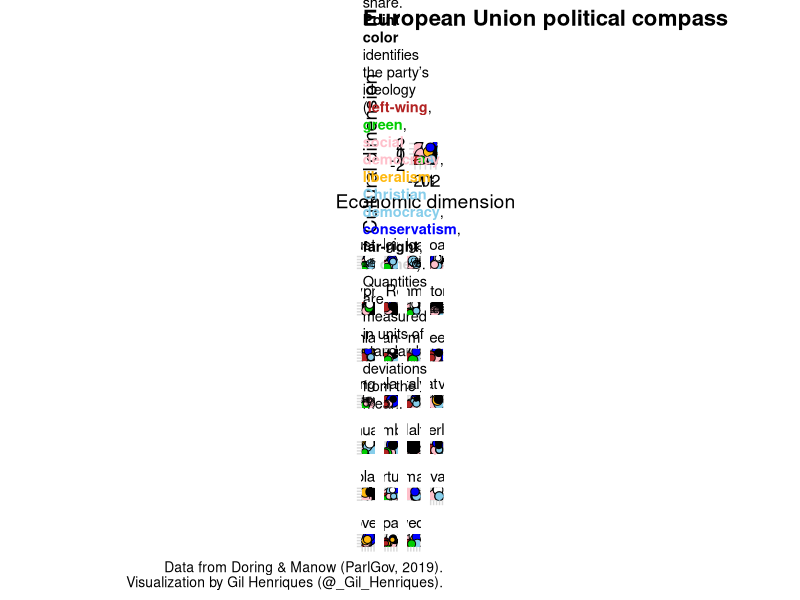

The R script that drew this image:
# goal: make shiny app - menu for countries, for ideologies
# could also add additional axes (EU anti pro, general left-right)
# hover over points to see names and highlights other parties of same country?
#data = http://www.parlgov.org/data/table/view_party/

library(tidyverse)
df <- read_csv("EU_political_compass/view_party.csv")
df_el <- read_csv("EU_political_compass/view_election.csv")
df_el %>% glimpse()

european_union <- c("Austria","Belgium","Bulgaria","Croatia","Cyprus",
                   "Czech Republic","Denmark","Estonia","Finland","France",
                   "Germany","Greece","Hungary","Ireland","Italy","Latvia",
                   "Lithuania","Luxembourg","Malta","Netherlands","Poland",
                   "Portugal","Romania","Slovakia","Slovenia","Spain",
                   "Sweden")

df_el %>% 
  filter(country_name %in% european_union) %>% 
  group_by(country_name) %>% 
  filter(election_type == "parliament") %>% 
  filter(election_date == max(election_date),
         seats >= 1) %>% 
  select(country_name, party_name_short, party_name_english, vote_share) %>% 
  ungroup() %>% 
  left_join(df) %>% 
  mutate(family = case_when(
    family_name == "Communist/Socialist" ~ "Left",
    family_name == "Green/Ecologist" ~ "Green",
    family_name == "Right-wing" ~ "Far-right",
    family_name == "Special issue" ~ "Other",
    family_name == "Agrarian" ~ "Other",
    family_name == "no family" ~ "Other",
    family_name == "to be coded" ~ "Other",
    TRUE ~ family_name
  )) %>% 
  mutate(family = factor(family)) %>% 
  mutate(family = fct_reorder(family, left_right, mean)) %>% 
  mutate_at(c("state_market", "liberty_authority"), ~(scale(.) %>% as.vector)) -> df_plot

color_scale <- c("firebrick", "green3", "pink", "darkgoldenrod1", "skyblue", "blue", "black", "white")

p1 <- df_plot %>% 
  ggplot(aes(x = state_market, y = liberty_authority, fill = family, size = vote_share)) +
  geom_hline(yintercept = 0, color = "darkgrey") +
  geom_vline(xintercept = 0, color = "darkgrey") +
  geom_point(shape = 21, color = "black", show.legend = FALSE) +
  scale_fill_manual(values = color_scale) +
  scale_color_manual(values = color_scale) +
  scale_size_continuous(guide = F) +
  #ggrepel::geom_text_repel(aes(label = party_name_short), size = 2.5, force = 1) +
  cowplot::theme_minimal_grid() +
  theme(plot.title.position = "plot",
        plot.subtitle = ggtext::element_textbox_simple(size = 10.5),
        plot.caption = element_text(size = 10)) +
  coord_fixed(ratio=1) +
  labs(x = "Economic dimension", y = "Cultural dimension", 
       title = "European Union political compass",
       subtitle = "Each point represents a political party from an EU member state with at least one MP.<br>
                  **Point size** is proportional to the party's vote share.<br>
                  **Point color** identifies the party's ideology (**<span style = 'color:firebrick;'>left-wing</span>**, 
                  **<span style = 'color:green3;'>green</span>**, **<span style = 'color:pink;'>social democracy</span>**,
                  **<span style = 'color:darkgoldenrod1;'>liberalism</span>**, **<span style = 'color:skyblue;'>Christian democracy</span>**,
                  **<span style = 'color:blue;'>conservatism</span>**, **<span style = 'color:black;'>far-right</span>**, or 
                  **<span style = 'color:lightgray;'>other</span>**).<br>
                  Quantities are measured in units of standard deviations from the mean.<br>") +
  NULL


p2 <- df_plot %>% 
  ggplot(aes(x = state_market, y = liberty_authority, fill = family, size = vote_share)) +
  geom_hline(yintercept = 0, color = "darkgrey") +
  geom_vline(xintercept = 0, color = "darkgrey") +
  geom_point(shape = 21, color = "black", show.legend = FALSE) +
  facet_wrap(~ country_name, ncol = 4) +
  scale_fill_manual(values = color_scale) +
  scale_color_manual(values = color_scale) +
  scale_size_continuous(guide = F) +
  ggrepel::geom_text_repel(data = filter(df_plot, !is.na(vote_share)), 
                           aes(label = party_name_short), 
                           size = 2, segment.size = 0.25) +
  cowplot::theme_minimal_grid() +
  theme(axis.text = element_blank(), 
        axis.title = element_blank(),
        strip.text = element_text(size = 11),
        plot.title.position = "plot",
        plot.caption = element_text(size = 10)) +
  coord_fixed(ratio=1) +
  labs(caption = "Data from Doring & Manow (ParlGov, 2019).\nVisualization by Gil Henriques (@_Gil_Henriques).") +
  NULL


p3 <- cowplot::plot_grid(p1, p2, nrow = 2, rel_heights = c(1, 1.7))

ggsave(plot = p3, filename = "EU_political_compass/EU_compass.pdf", height = 19.5, width = 6.5)
